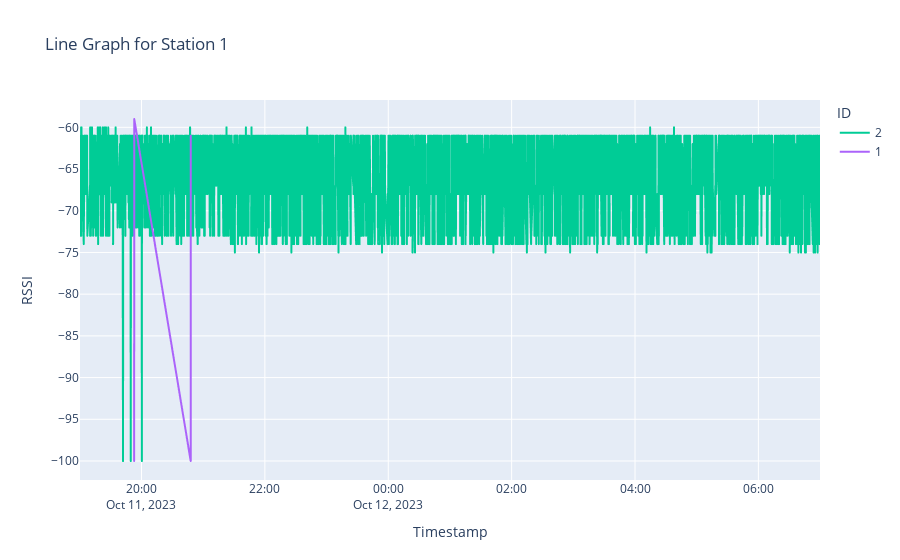
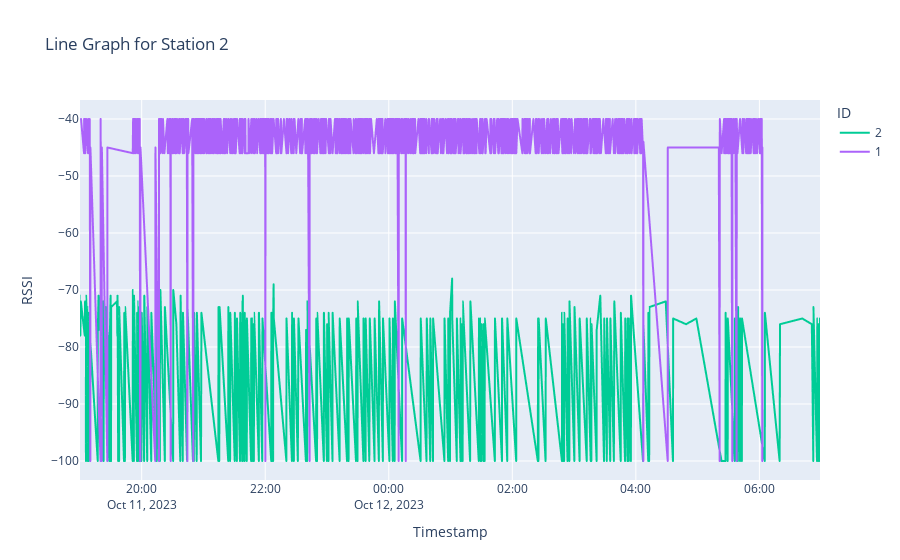
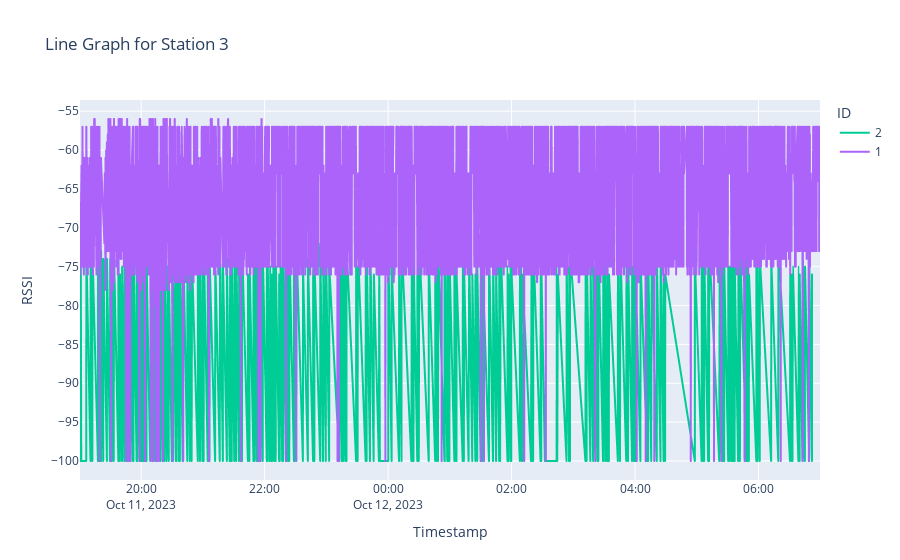

Notebook source saved alongside these figures, in order:
### Code cell
def plot_ble(df,station):
    # Plotly line graph
    color_discrete= {'1': 'tomato', '2': 'conrflowerblue'}

    fig = px.line(df, x='ts', y='rssi', color='id', color_discrete_map=color_discrete,
                  title=f'Line Graph for Station {station}')
    fig.update_layout(xaxis_title='Timestamp', yaxis_title='RSSI', legend_title='ID')
    fig.show()
plot_ble(df1,station =1)
plot_ble(df2, station =2)
plot_ble(df3, station = 3)

### Figure 1 — Plotly figure (JSON) as saved in the notebook; plotly's stock layout.template omitted (floating-point values rounded to 4 significant figures; data arrays with more than 128 entries replaced by an {"elided": "..."} marker saying what was removed)
{"data": [{"hovertemplate": "id=2<br>ts=%{x}<br>rssi=%{y}<extra></extra>", "legendgroup": "2", "line": {"color": "#00cc96", "dash": "solid"}, "marker": {"symbol": "circle"}, "mode": "lines", "name": "2", "showlegend": true, "type": "scattergl", "x": {"elided": "2830 str values"}, "xaxis": "x", "y": {"elided": "2830 int values"}, "yaxis": "y"}, {"hovertemplate": "id=1<br>ts=%{x}<br>rssi=%{y}<extra></extra>", "legendgroup": "1", "line": {"color": "#ab63fa", "dash": "solid"}, "marker": {"symbol": "circle"}, "mode": "lines", "name": "1", "showlegend": true, "type": "scattergl", "x": ["2023-10-11T19:52:52", "2023-10-11T19:52:58", "2023-10-11T20:47:51", "2023-10-11T20:47:57"], "xaxis": "x", "y": [-100, -59, -100, -61], "yaxis": "y"}], "layout": {"legend": {"title": {"text": "ID"}, "tracegroupgap": 0}, "title": {"text": "Line Graph for Station 1"}, "xaxis": {"anchor": "y", "domain": [0, 1], "title": {"text": "Timestamp"}}, "yaxis": {"anchor": "x", "domain": [0, 1], "title": {"text": "RSSI"}}}}

### Figure 2 — Plotly figure (JSON) as saved in the notebook; plotly's stock layout.template omitted (floating-point values rounded to 4 significant figures; data arrays with more than 128 entries replaced by an {"elided": "..."} marker saying what was removed)
{"data": [{"hovertemplate": "id=2<br>ts=%{x}<br>rssi=%{y}<extra></extra>", "legendgroup": "2", "line": {"color": "#00cc96", "dash": "solid"}, "marker": {"symbol": "circle"}, "mode": "lines", "name": "2", "showlegend": true, "type": "scattergl", "x": {"elided": "319 str values"}, "xaxis": "x", "y": {"elided": "319 int values"}, "yaxis": "y"}, {"hovertemplate": "id=1<br>ts=%{x}<br>rssi=%{y}<extra></extra>", "legendgroup": "1", "line": {"color": "#ab63fa", "dash": "solid"}, "marker": {"symbol": "circle"}, "mode": "lines", "name": "1", "showlegend": true, "type": "scattergl", "x": {"elided": "985 str values"}, "xaxis": "x", "y": {"elided": "985 int values"}, "yaxis": "y"}], "layout": {"legend": {"title": {"text": "ID"}, "tracegroupgap": 0}, "title": {"text": "Line Graph for Station 2"}, "xaxis": {"anchor": "y", "domain": [0, 1], "title": {"text": "Timestamp"}}, "yaxis": {"anchor": "x", "domain": [0, 1], "title": {"text": "RSSI"}}}}

### Figure 3 — Plotly figure (JSON) as saved in the notebook; plotly's stock layout.template omitted (floating-point values rounded to 4 significant figures; data arrays with more than 128 entries replaced by an {"elided": "..."} marker saying what was removed)
{"data": [{"hovertemplate": "id=2<br>ts=%{x}<br>rssi=%{y}<extra></extra>", "legendgroup": "2", "line": {"color": "#00cc96", "dash": "solid"}, "marker": {"symbol": "circle"}, "mode": "lines", "name": "2", "showlegend": true, "type": "scattergl", "x": {"elided": "499 str values"}, "xaxis": "x", "y": {"elided": "499 int values"}, "yaxis": "y"}, {"hovertemplate": "id=1<br>ts=%{x}<br>rssi=%{y}<extra></extra>", "legendgroup": "1", "line": {"color": "#ab63fa", "dash": "solid"}, "marker": {"symbol": "circle"}, "mode": "lines", "name": "1", "showlegend": true, "type": "scattergl", "x": {"elided": "2888 str values"}, "xaxis": "x", "y": {"elided": "2888 int values"}, "yaxis": "y"}], "layout": {"legend": {"title": {"text": "ID"}, "tracegroupgap": 0}, "title": {"text": "Line Graph for Station 3"}, "xaxis": {"anchor": "y", "domain": [0, 1], "title": {"text": "Timestamp"}}, "yaxis": {"anchor": "x", "domain": [0, 1], "title": {"text": "RSSI"}}}}
